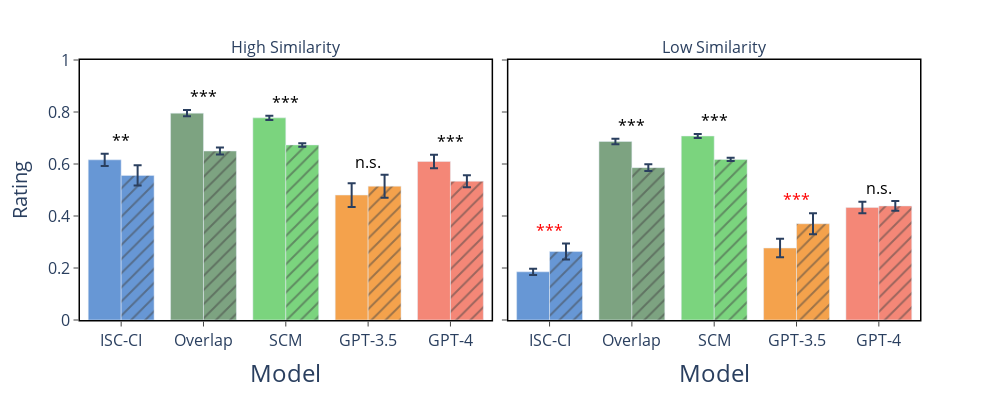

Write notebook code for a chart like this one.
### Code cell
# Select cross-category non-monotonicity data for detailed analysis
non_monotonicity_data = argument_data[argument_data.Phenomenon=='Cross-Category Non-Monotonicity'].reset_index(drop=True)

# Get indices of arguments with high similarity as rated by ISC-CI model (in the high argument group)
similarities = non_monotonicity_data.loc[non_monotonicity_data['Argument Group']=='High','ISC-CI']
high_sim_idxs = non_monotonicity_data[non_monotonicity_data['Argument Group']=='High'][similarities>=similarities.median()].index

# Augment indices to include arguments in the weak group
high_sim_idxs = np.concatenate([high_sim_idxs,high_sim_idxs+1])

# Add similarity group to data
non_monotonicity_data['Similarity Group'] = 'Low'
non_monotonicity_data.loc[high_sim_idxs,'Similarity Group'] = 'High'

# Calculate average ratings for each model by argument group for unpaired comparison
plot_data = non_monotonicity_data[['Similarity Group','Argument Group']+models].melt(id_vars=['Similarity Group','Argument Group']).rename(columns={'variable':'Model','value':'Rating'})
plot_data = plot_data.groupby(['Similarity Group','Argument Group','Model']).agg(['mean','sem'])['Rating'].reset_index().rename(columns={'mean':'Rating'})
plot_data['95ci'] = plot_data['sem']*1.96
fig = px.bar(plot_data,x='Model',y='Rating',error_y='95ci',color='Argument Group',barmode='group',
             category_orders={'Model':['ISC-CI','Overlap','SCM'],
                              'Similarity Group':['High','Low']},
             facet_col='Similarity Group', facet_col_wrap=3, facet_row_spacing=0.15, pattern_shape='Argument Group',range_y=[0,1])

# Format figure style & coloring
fig = utils.format_figure(fig,width=1000,height=400)
fig.for_each_annotation(lambda a: a.update(text=a.text.split('=')[1]+' Similarity'))
fig.update_annotations(font_size=16)
fig.update_xaxes(showticklabels=True,tickfont=dict(size=16))
fig.update_yaxes(titlefont=dict(size=20),tickfont=dict(size=16))
colors = [utils.model_colors[x] for x in sorted(models)]
for i in range(len(fig.data)):
    fig.data[i].marker.color = colors

# Set up statistical significance
plot_data['Bar Height'] = plot_data['Rating']+plot_data['95ci']
regression_columns = ['coef','se','T','pval','CI[2.5%]','CI[97.5%]']
significance_data = plot_data.groupby(['Similarity Group','Model']).max().reset_index()[['Similarity Group','Model','Bar Height']]
regression_data = []

# Run paired t-tests
ttest_data = []
for group in significance_data['Similarity Group'].unique():
    phenomenon_data = non_monotonicity_data[(non_monotonicity_data['Similarity Group']==group)]
    high_data = phenomenon_data[phenomenon_data['Argument Group']=='High']
    low_data = phenomenon_data[phenomenon_data['Argument Group']=='Low']
    combined_data = high_data.merge(low_data,on=['Premise 1','Conclusion'],suffixes=('_high','_low'))
    for model in models:
        statistic, p = ttest_rel(combined_data[f'{model}_high'],combined_data[f'{model}_low'])
        direction = 'correct' if high_data[model].mean()>low_data[model].mean() or p>=.05 else 'opposite'
        ttest_data.append({'Model':model,'Similarity Group':group,'statistic':statistic,'p':p,'p_stars':utils.p_to_stars(p),'direction':direction})

# Add significance to bar plot
significance_data = significance_data.merge(pd.DataFrame(ttest_data),on=['Similarity Group','Model'])

phenomenon_to_axis_label = {'Low':'2','High':''}
for group in significance_data['Similarity Group'].unique():
    for model in plot_data.Model.unique():
        sig_data = significance_data[(significance_data.Model==model)&(significance_data['Similarity Group']==group)]
        bar_height = sig_data['Bar Height'].values[0]
        p_stars = sig_data['p_stars'].values[0]
        color = 'red' if sig_data['direction'].values[0]=='opposite' else 'black'
        axis_label = phenomenon_to_axis_label[group]
        fig.add_annotation(x=model,xref='x'+axis_label,yref='y'+axis_label,y=bar_height+0.05,text=p_stars,
                           showarrow=False,font=dict(size=16,color=color))
fig.update_layout(showlegend=False)
fig.show()

### Figure 1 — Plotly figure (JSON) as saved in the notebook; plotly's stock layout.template omitted (floating-point values rounded to 4 significant figures)
{"data": [{"alignmentgroup": "True", "error_y": {"array": [0.0456, 0.02595, 0.02341, 0.01172, 0.007859]}, "hovertemplate": "Argument Group=High<br>Similarity Group=High<br>Model=%{x}<br>Rating=%{y}<extra></extra>", "legendgroup": "High", "marker": {"color": ["#F4A24C", "#F48777", "#6797D5", "#7DA381", "#7BD47E"], "pattern": {"shape": ""}}, "name": "High", "offsetgroup": "High", "orientation": "v", "showlegend": true, "textposition": "auto", "type": "bar", "x": ["GPT-3.5", "GPT-4", "ISC-CI", "Overlap", "SCM"], "xaxis": "x", "y": [0.4806, 0.6098, 0.6161, 0.7956, 0.7774], "yaxis": "y"}, {"alignmentgroup": "True", "error_y": {"array": [0.03568, 0.02214, 0.01184, 0.01075, 0.008116]}, "hovertemplate": "Argument Group=High<br>Similarity Group=Low<br>Model=%{x}<br>Rating=%{y}<extra></extra>", "legendgroup": "High", "marker": {"color": ["#F4A24C", "#F48777", "#6797D5", "#7DA381", "#7BD47E"], "pattern": {"shape": ""}}, "name": "High", "offsetgroup": "High", "orientation": "v", "showlegend": false, "textposition": "auto", "type": "bar", "x": ["GPT-3.5", "GPT-4", "ISC-CI", "Overlap", "SCM"], "xaxis": "x2", "y": [0.2768, 0.433, 0.1854, 0.6867, 0.7077], "yaxis": "y2"}, {"alignmentgroup": "True", "error_y": {"array": [0.04427, 0.02312, 0.03861, 0.01317, 0.006642]}, "hovertemplate": "Argument Group=Low<br>Similarity Group=High<br>Model=%{x}<br>Rating=%{y}<extra></extra>", "legendgroup": "Low", "marker": {"color": ["#F4A24C", "#F48777", "#6797D5", "#7DA381", "#7BD47E"], "pattern": {"shape": "/"}}, "name": "Low", "offsetgroup": "Low", "orientation": "v", "showlegend": true, "textposition": "auto", "type": "bar", "x": ["GPT-3.5", "GPT-4", "ISC-CI", "Overlap", "SCM"], "xaxis": "x", "y": [0.5148, 0.5338, 0.5562, 0.65, 0.6734], "yaxis": "y"}, {"alignmentgroup": "True", "error_y": {"array": [0.04036, 0.01865, 0.03054, 0.01302, 0.006396]}, "hovertemplate": "Argument Group=Low<br>Similarity Group=Low<br>Model=%{x}<br>Rating=%{y}<extra></extra>", "legendgroup": "Low", "marker": {"color": ["#F4A24C", "#F48777", "#6797D5", "#7DA381", "#7BD47E"], "pattern": {"shape": "/"}}, "name": "Low", "offsetgroup": "Low", "orientation": "v", "showlegend": false, "textposition": "auto", "type": "bar", "x": ["GPT-3.5", "GPT-4", "ISC-CI", "Overlap", "SCM"], "xaxis": "x2", "y": [0.3702, 0.4388, 0.2633, 0.586, 0.6176], "yaxis": "y2"}], "layout": {"annotations": [{"font": {"size": 16}, "showarrow": false, "text": "High Similarity", "x": 0.245, "xanchor": "center", "xref": "paper", "y": 1, "yanchor": "bottom", "yref": "paper"}, {"font": {"size": 16}, "showarrow": false, "text": "Low Similarity", "x": 0.755, "xanchor": "center", "xref": "paper", "y": 1, "yanchor": "bottom", "yref": "paper"}, {"font": {"color": "black", "size": 16}, "showarrow": false, "text": "n.s.", "x": "GPT-3.5", "xref": "x", "y": 0.6091, "yref": "y"}, {"font": {"color": "black", "size": 16}, "showarrow": false, "text": "***", "x": "GPT-4", "xref": "x", "y": 0.6858, "yref": "y"}, {"font": {"color": "black", "size": 16}, "showarrow": false, "text": "**", "x": "ISC-CI", "xref": "x", "y": 0.6895, "yref": "y"}, {"font": {"color": "black", "size": 16}, "showarrow": false, "text": "***", "x": "Overlap", "xref": "x", "y": 0.8574, "yref": "y"}, {"font": {"color": "black", "size": 16}, "showarrow": false, "text": "***", "x": "SCM", "xref": "x", "y": 0.8353, "yref": "y"}, {"font": {"color": "red", "size": 16}, "showarrow": false, "text": "***", "x": "GPT-3.5", "xref": "x2", "y": 0.4606, "yref": "y2"}, {"font": {"color": "black", "size": 16}, "showarrow": false, "text": "n.s.", "x": "GPT-4", "xref": "x2", "y": 0.5075, "yref": "y2"}, {"font": {"color": "red", "size": 16}, "showarrow": false, "text": "***", "x": "ISC-CI", "xref": "x2", "y": 0.3439, "yref": "y2"}, {"font": {"color": "black", "size": 16}, "showarrow": false, "text": "***", "x": "Overlap", "xref": "x2", "y": 0.7475, "yref": "y2"}, {"font": {"color": "black", "size": 16}, "showarrow": false, "text": "***", "x": "SCM", "xref": "x2", "y": 0.7658, "yref": "y2"}], "barmode": "group", "height": 400, "legend": {"title": {"text": "Argument Group"}, "tracegroupgap": 0}, "margin": {"t": 60}, "plot_bgcolor": "white", "showlegend": false, "width": 1000, "xaxis": {"anchor": "y", "categoryarray": ["ISC-CI", "Overlap", "SCM"], "categoryorder": "array", "domain": [0, 0.49], "linecolor": "black", "linewidth": 1.5, "mirror": true, "showgrid": false, "showline": true, "showticklabels": true, "tickfont": {"size": 16}, "ticks": "outside", "title": {"font": {"size": 24}, "text": "Model"}}, "xaxis2": {"anchor": "y2", "categoryarray": ["ISC-CI", "Overlap", "SCM"], "categoryorder": "array", "domain": [0.51, 1], "linecolor": "black", "linewidth": 1.5, "matches": "x", "mirror": true, "showgrid": false, "showline": true, "showticklabels": true, "tickfont": {"size": 16}, "ticks": "outside", "title": {"font": {"size": 24}, "text": "Model"}}, "yaxis": {"anchor": "x", "domain": [0, 1], "linecolor": "black", "linewidth": 1.5, "mirror": true, "range": [0, 1], "showgrid": false, "showline": true, "tickfont": {"size": 16}, "ticks": "outside", "title": {"font": {"size": 20}, "text": "Rating"}}, "yaxis2": {"anchor": "x2", "domain": [0, 1], "linecolor": "black", "linewidth": 1.5, "matches": "y", "mirror": true, "showgrid": false, "showline": true, "showticklabels": false, "tickfont": {"size": 16}, "ticks": "outside", "title": {"font": {"size": 20}}}}}
